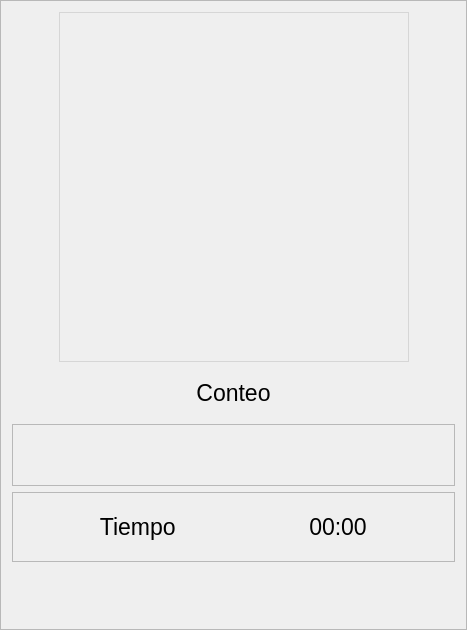
           <widget class="QFrame" name="frame_7">
            <property name="minimumSize">
             <size>
              <width>0</width>
              <height>0</height>
             </size>
            </property>
            <property name="frameShape">
             <enum>QFrame::StyledPanel</enum>
            </property>
            <property name="frameShadow">
             <enum>QFrame::Raised</enum>
            </property>
            <layout class="QVBoxLayout" name="verticalLayout_2">
             <item>
              <layout class="QHBoxLayout" name="horizontalLayout_15">
               <item>
                <spacer name="horizontalSpacer_8">
                 <property name="orientation">
                  <enum>Qt::Horizontal</enum>
                 </property>
                 <property name="sizeHint" stdset="0">
                  <size>
                   <width>40</width>
                   <height>20</height>
                  </size>
                 </property>
                </spacer>
               </item>
               <item>
                <widget class="QLabel" name="foto">
                 <property name="minimumSize">
                  <size>
                   <width>350</width>
                   <height>350</height>
                  </size>
                 </property>
                 <property name="maximumSize">
                  <size>
                   <width>350</width>
                   <height>350</height>
                  </size>
                 </property>
                 <property name="styleSheet">
                  <string notr="true"> border: 1px solid rgb(214, 214, 214);</string>
                 </property>
                 <property name="text">
                  <string/>
                 </property>
                </widget>
               </item>
               <item>
                <spacer name="horizontalSpacer_9">
                 <property name="orientation">
                  <enum>Qt::Horizontal</enum>
                 </property>
                 <property name="sizeHint" stdset="0">
                  <size>
                   <width>40</width>
                   <height>20</height>
                  </size>
                 </property>
                </spacer>
               </item>
              </layout>
             </item>
             <item alignment="Qt::AlignHCenter">
              <widget class="QLabel" name="label_8">
               <property name="minimumSize">
                <size>
                 <width>0</width>
                 <height>50</height>
                </size>
               </property>
               <property name="maximumSize">
                <size>
                 <width>16777215</width>
                 <height>50</height>
                </size>
               </property>
               <property name="font">
                <font>
                 <family>MS Sans Serif</family>
                 <pointsize>17</pointsize>
                </font>
               </property>
               <property name="styleSheet">
                <string notr="true"/>
               </property>
               <property name="text">
                <string>      Conteo      </string>
               </property>
               <property name="alignment">
                <set>Qt::AlignCenter</set>
               </property>
              </widget>
             </item>
             <item>
              <widget class="QFrame" name="frame_8">
               <property name="styleSheet">
                <string notr="true">QPushButton{
	border-radius:30px;
}

QPushButton:hover{
	border-radius:30px;
}</string>
               </property>
               <property name="frameShape">
                <enum>QFrame::StyledPanel</enum>
               </property>
               <property name="frameShadow">
                <enum>QFrame::Raised</enum>
               </property>
               <layout class="QHBoxLayout" name="horizontalLayout_4">
                <property name="spacing">
                 <number>0</number>
                </property>
                <property name="leftMargin">
                 <number>0</number>
                </property>
                <property name="topMargin">
                 <number>0</number>
                </property>
                <property name="rightMargin">
                 <number>0</number>
                </property>
                <property name="bottomMargin">
                 <number>0</number>
                </property>
                <item>
                 <widget class="QPushButton" name="iniciar2">
                  <property name="minimumSize">
                   <size>
                    <width>60</width>
                    <height>60</height>
                   </size>
                  </property>
                  <property name="maximumSize">
                   <size>
                    <width>60</width>
                    <height>60</height>
                   </size>
                  </property>
                  <property name="styleSheet">
                   <string notr="true"/>
                  </property>
                  <property name="text">
                   <string/>
                  </property>
                  <property name="icon">
                   <iconset>
                    <normaloff>iconos/play.png</normaloff>iconos/play.png</iconset>
                  </property>
                  <property name="iconSize">
                   <size>
                    <width>40</width>
                    <height>40</height>
                   </size>
                  </property>
                 </widget>
                </item>
                <item>
                 <widget class="QPushButton" name="pause2">
                  <property name="minimumSize">
                   <size>
                    <width>60</width>
                    <height>60</height>
                   </size>
                  </property>
                  <property name="maximumSize">
                   <size>
                    <width>60</width>
                    <height>60</height>
                   </size>
                  </property>
                  <property name="styleSheet">
                   <string notr="true"/>
                  </property>
                  <property name="text">
                   <string/>
                  </property>
                  <property name="icon">
                   <iconset>
                    <normaloff>iconos/pause.png</normaloff>iconos/pause.png</iconset>
                  </property>
                  <property name="iconSize">
                   <size>
                    <width>40</width>
                    <height>40</height>
                   </size>
                  </property>
                 </widget>
                </item>
                <item>
                 <widget class="QPushButton" name="repetir2">
                  <property name="minimumSize">
                   <size>
                    <width>60</width>
                    <height>60</height>
                   </size>
                  </property>
                  <property name="maximumSize">
                   <size>
                    <width>60</width>
                    <height>60</height>
                   </size>
                  </property>
                  <property name="styleSheet">
                   <string notr="true"/>
                  </property>
                  <property name="text">
                   <string/>
                  </property>
                  <property name="icon">
                   <iconset>
                    <normaloff>iconos/replay.png</normaloff>iconos/replay.png</iconset>
                  </property>
                  <property name="iconSize">
                   <size>
                    <width>40</width>
                    <height>40</height>
                   </size>
                  </property>
                 </widget>
                </item>
               </layout>
              </widget>
             </item>
             <item>
              <widget class="QFrame" name="frame_16">
               <property name="frameShape">
                <enum>QFrame::StyledPanel</enum>
               </property>
               <property name="frameShadow">
                <enum>QFrame::Raised</enum>
               </property>
               <layout class="QHBoxLayout" name="horizontalLayout_14">
                <item>
                 <spacer name="horizontalSpacer_6">
                  <property name="orientation">
                   <enum>Qt::Horizontal</enum>
                  </property>
                  <property name="sizeHint" stdset="0">
                   <size>
                    <width>40</width>
                    <height>20</height>
                   </size>
                  </property>
                 </spacer>
                </item>
                <item>
                 <widget class="QLabel" name="label_29">
                  <property name="minimumSize">
                   <size>
                    <width>0</width>
                    <height>50</height>
                   </size>
                  </property>
                  <property name="maximumSize">
                   <size>
                    <width>16777215</width>
                    <height>50</height>
                   </size>
                  </property>
                  <property name="font">
                   <font>
                    <family>MS Sans Serif</family>
                    <pointsize>17</pointsize>
                   </font>
                  </property>
                  <property name="styleSheet">
                   <string notr="true"/>
                  </property>
                  <property name="text">
                   <string>      Tiempo      </string>
                  </property>
                  <property name="alignment">
                   <set>Qt::AlignCenter</set>
                  </property>
                 </widget>
                </item>
                <item>
                 <spacer name="horizontalSpacer_5">
                  <property name="orientation">
                   <enum>Qt::Horizontal</enum>
                  </property>
                  <property name="sizeHint" stdset="0">
                   <size>
                    <width>51</width>
                    <height>20</height>
                   </size>
                  </property>
                 </spacer>
                </item>
                <item>
                 <widget class="QLabel" name="tiempo">
                  <property name="minimumSize">
                   <size>
                    <width>0</width>
                    <height>50</height>
                   </size>
                  </property>
                  <property name="maximumSize">
                   <size>
                    <width>16777215</width>
                    <height>50</height>
                   </size>
                  </property>
                  <property name="font">
                   <font>
                    <family>MS Sans Serif</family>
                    <pointsize>17</pointsize>
                   </font>
                  </property>
                  <property name="styleSheet">
                   <string notr="true"/>
                  </property>
                  <property name="text">
                   <string>      00:00      </string>
                  </property>
                  <property name="alignment">
                   <set>Qt::AlignCenter</set>
                  </property>
                 </widget>
                </item>
                <item>
                 <spacer name="horizontalSpacer_7">
                  <property name="orientation">
                   <enum>Qt::Horizontal</enum>
                  </property>
                  <property name="sizeHint" stdset="0">
                   <size>
                    <width>40</width>
                    <height>20</height>
                   </size>
                  </property>
                 </spacer>
                </item>
               </layout>
              </widget>
             </item>
             <item alignment="Qt::AlignHCenter">
              <widget class="QLabel" name="id">
               <property name="minimumSize">
                <size>
                 <width>150</width>
                 <height>50</height>
                </size>
               </property>
               <property name="maximumSize">
                <size>
                 <width>16777215</width>
                 <height>50</height>
                </size>
               </property>
               <property name="font">
                <font>
                 <family>MS Sans Serif</family>
                 <pointsize>17</pointsize>
                </font>
               </property>
               <property name="styleSheet">
                <string notr="true"/>
               </property>
               <property name="text">
                <string>            </string>
               </property>
               <property name="alignment">
                <set>Qt::AlignCenter</set>
               </property>
              </widget>
             </item>
            </layout>
           </widget>
